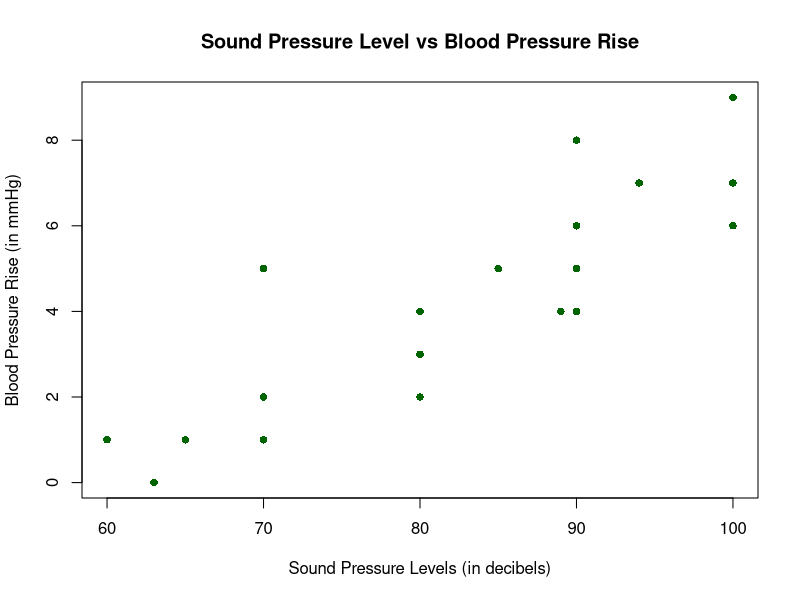
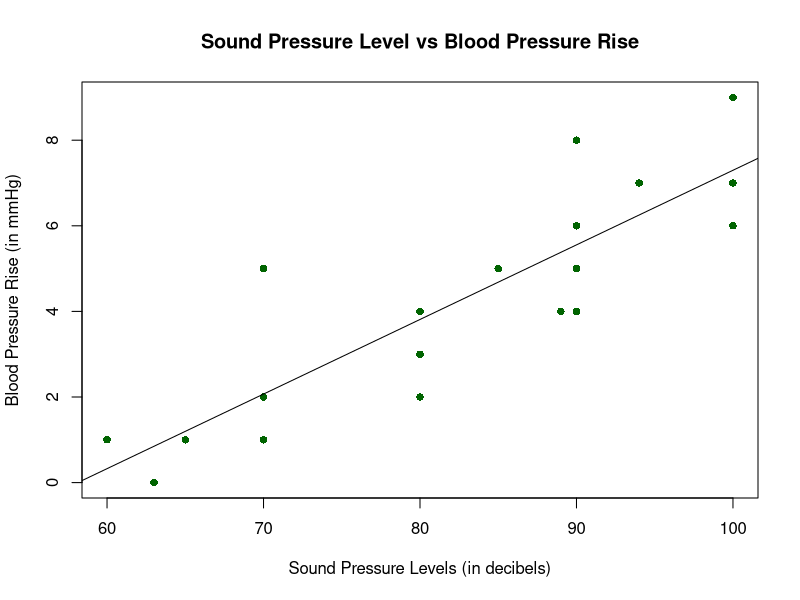
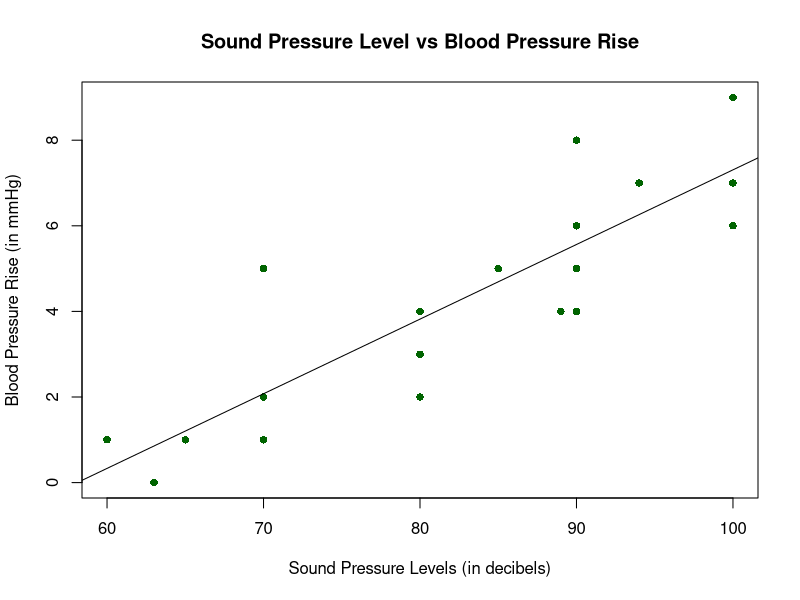
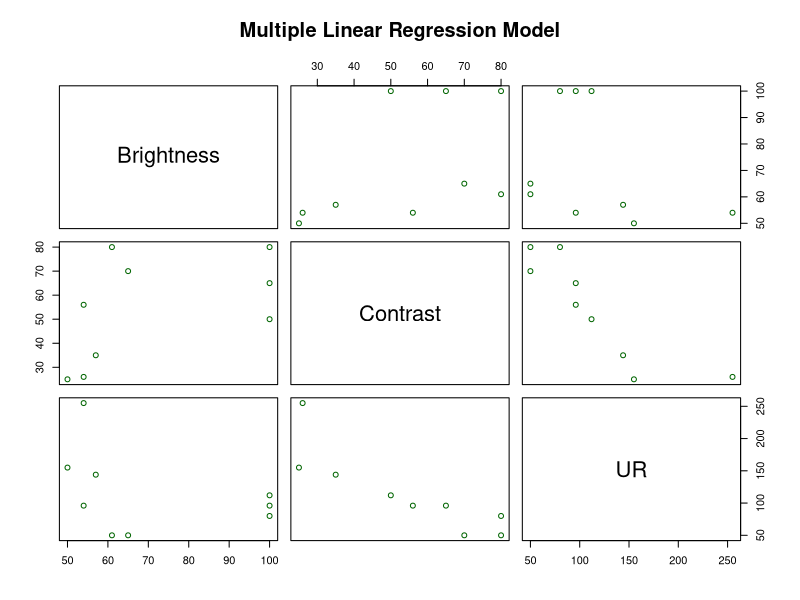

Recreate these plots in R, in order.
## ---- chunk 1
y <- c(1, 0, 1, 2, 5, 1, 4, 6, 2, 3, 5, 4, 6, 8, 4, 5, 7, 9, 7, 6)

x <- c(60, 63, 65, 70, 70, 70, 80, 90, 80, 80, 85, 89, 90, 90, 90, 90, 94, 100, 100, 100)

plot(x,y, pch = 16, cex = 1, col = "dark green", main = "Sound Pressure Level vs Blood Pressure Rise", xlab = "Sound Pressure Levels (in decibels)", ylab = "Blood Pressure Rise (in mmHg)")
## ---- chunk 2
y <- c(1, 0, 1, 2, 5, 1, 4, 6, 2, 3, 5, 4, 6, 8, 4, 5, 7, 9, 7, 6)

x <- c(60, 63, 65, 70, 70, 70, 80, 90, 80, 80, 85, 89, 90, 90, 90, 90, 94, 100, 100, 100)

plot(x,y, pch = 16, cex = 1, col = "dark green", main = "Sound Pressure Level vs Blood Pressure Rise", xlab = "Sound Pressure Levels (in decibels)", ylab = "Blood Pressure Rise (in mmHg)")

abline(lm(y ~ x))
## ---- chunk 3
y <- c(1, 0, 1, 2, 5, 1, 4, 6, 2, 3, 5, 4, 6, 8, 4, 5, 7, 9, 7, 6)

x <- c(60, 63, 65, 70, 70, 70, 80, 90, 80, 80, 85, 89, 90, 90, 90, 90, 94, 100, 100, 100)

plot(x,y, pch = 16, cex = 1, col = "dark green", main = "Sound Pressure Level vs Blood Pressure Rise", xlab = "Sound Pressure Levels (in decibels)", ylab = "Blood Pressure Rise (in mmHg)")

abline(- 10.13153766, 0.1743939331)
## ---- chunk 4
model <- lm(y~x)

deviance(model)
## ---- chunk 5
#Multiple Linear Regression Model


#Importing Data
library(readxl)
PAIR_QUIZ <- read_excel("PAIR QUIZ.xlsx")
PAIR_QUIZ
## ---- chunk 6
#Correlation coefficient matrix
round(cor(PAIR_QUIZ, method="pearson"), 2)
## ---- chunk 7
#Fitting Multiple Linear Regression
plot(PAIR_QUIZ, col = "dark green", main = "Multiple Linear Regression Model")
PAIR_QUIZ<-lm(UR ~ Brightness + Contrast, data=PAIR_QUIZ)
summary(PAIR_QUIZ)

## ---- chunk 8
library(readxl)
PAIR_QUIZ <- read_excel("PAIR QUIZ.xlsx")

Variance<- read_excel("PAIR QUIZ.xlsx")
PAIR_QUIZ<-aov(UR ~ Brightness + Contrast, data=PAIR_QUIZ)
summary(PAIR_QUIZ)

## ---- chunk 9
#Importing Data
library(readxl)
PAIR_QUIZ <- read_excel("PAIR QUIZ.xlsx")


#Fitting Multiple Linear Regression
PAIR_QUIZ<-lm(UR ~ Brightness + Contrast, data=PAIR_QUIZ)
summary(PAIR_QUIZ)

## ---- chunk 10
#Importing Data
library(readxl)
PAIR_QUIZ <- read_excel("PAIR QUIZ.xlsx")
PAIR_QUIZ



#Fitting Multiple Linear Regression
PAIR_QUIZ<-lm(UR ~ Brightness + Contrast, data=PAIR_QUIZ)
summary(PAIR_QUIZ)

## ---- chunk 11
#Importing Data
library(readxl)
PAIR_QUIZ <- read_excel("PAIR QUIZ.xlsx")

#Fitting Multiple Linear Regression
PAIR_QUIZ<-lm(UR ~ Brightness + Contrast, data=PAIR_QUIZ)
summary(PAIR_QUIZ)
